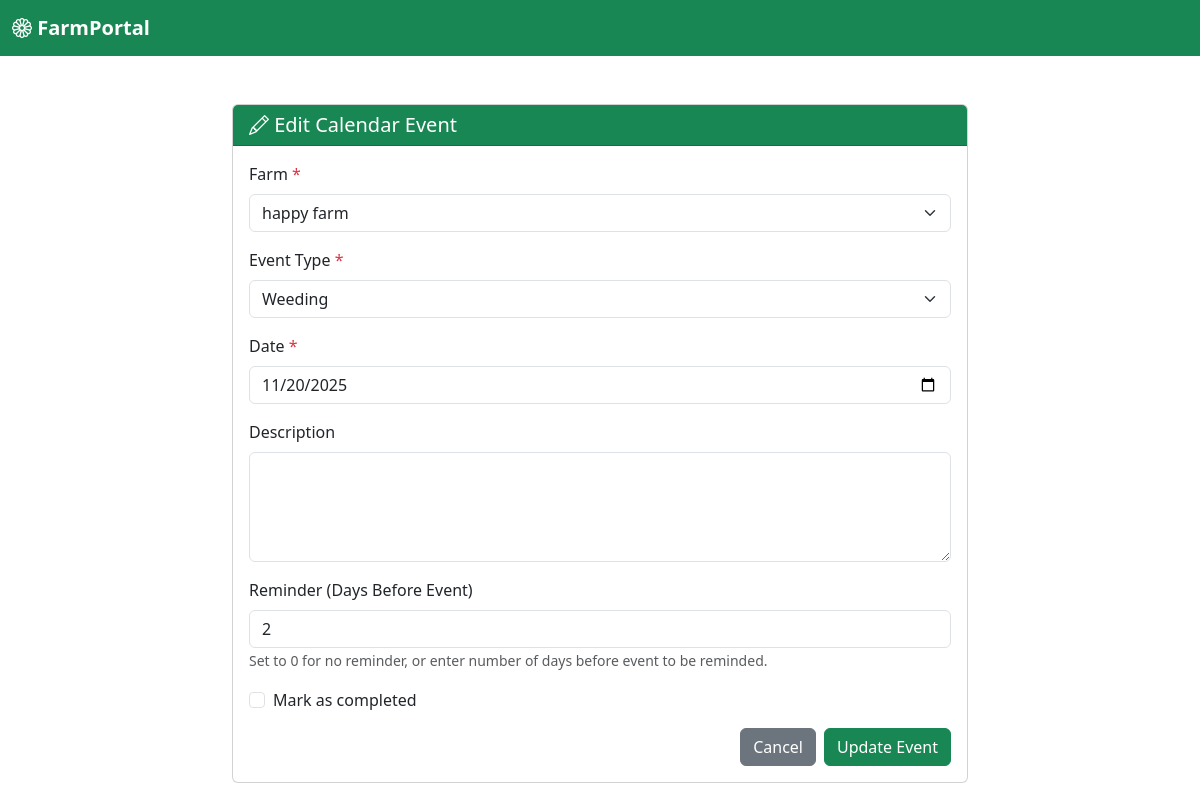
Page /calendar-events/edit/1/ (signed in) on the committed database.
### home/models.py (models this page shows, shortened)
class CropCalendar(models.Model):
    EVENT_TYPE_CHOICES = [
        ('watering', 'Watering'),
        ('fertilizing', 'Fertilizing'),
        ('pest_control', 'Pest Control'),
        ('weeding', 'Weeding'),
        ('pruning', 'Pruning'),
        ('harvesting', 'Harvesting'),
        ('soil_test', 'Soil Test'),
        ('irrigation', 'Irrigation'),
        ('planting', 'Planting'),
        ('transplanting', 'Transplanting'),
        ('other', 'Other'),
    ]
    user = models.ForeignKey(User, on_delete=models.CASCADE, related_name='crop_calendar_events')
    farm = models.ForeignKey(Farm, on_delete=models.CASCADE, related_name='calendar_events')
    event_type = models.CharField(max_length=50, choices=EVENT_TYPE_CHOICES)
    date = models.DateField()
    description = models.TextField(blank=True, null=True)
    reminder_days = models.IntegerField(default=0, help_text="Days before event to send reminder (0 = no reminder)")
    completed = models.BooleanField(default=False)
    created_at = models.DateTimeField(auto_now_add=True)
    updated_at = models.DateTimeField(auto_now=True)
    class Meta:
        ordering = ['date', 'event_type']
        verbose_name_plural = 'Crop Calendar Events'

class Farm(models.Model):
    user = models.ForeignKey(User, on_delete=models.CASCADE, related_name='farms')
    farm_name = models.CharField(max_length=200)
    location = models.TextField()
    crop_type = models.CharField(max_length=200)
    area = models.DecimalField(max_digits=10, decimal_places=2, help_text="Area in acres or hectares")
    area_unit = models.CharField(max_length=20, choices=[('acres', 'Acres'), ('hectares', 'Hectares')], default='acres')
    start_date = models.DateField()
    end_date = models.TextField(help_text="Expected harvest or end date")
    created_at = models.DateTimeField(auto_now_add=True)
    updated_at = models.DateTimeField(auto_now=True)
    class Meta:
        ordering = ['-created_at']

### home/views.py (the view, shortened to what this page needs)
# urls.py: path('calendar-events/edit/<int:event_id>/', views.edit_calendar_event, name='edit_calendar_event'),
@login_required
def edit_calendar_event(request, event_id):
    from . import models
    try:
        event = models.CropCalendar.objects.get(id=event_id, user=request.user)
    except models.CropCalendar.DoesNotExist:
        messages.error(request, 'Calendar event not found.')
        return redirect('calendar_events_list')
    user_farms = models.Farm.objects.filter(user=request.user)
    context = {
        'event': event,
        'user_farms': user_farms,
    }
    return render(request, 'home/edit_calendar_event.html', context)

### templates/home/edit_calendar_event.html (shortened to what this page needs)
{% load static %}
<!DOCTYPE html>
<html lang="en">
<head>
    <link href="https://cdn.jsdelivr.net/npm/bootstrap@5.3.0/dist/css/bootstrap.min.css" rel="stylesheet">
    <link rel="stylesheet" href="https://cdn.jsdelivr.net/npm/bootstrap-icons@1.10.0/font/bootstrap-icons.css">
</head>
<body>
    <nav class="navbar navbar-expand-lg navbar-dark bg-success">
        <div class="container-fluid">
            <a class="navbar-brand fw-bold" href="{% url 'dashboard' %}"><i class="bi bi-flower1"></i> FarmPortal</a>
        </div>
    </nav>
    <div class="container mt-5">
        <div class="row justify-content-center">
            <div class="col-md-8">
                <div class="card">
                    <div class="card-header bg-success text-white">
                        <h5 class="mb-0"><i class="bi bi-pencil"></i> Edit Calendar Event</h5>
                    </div>
                    <div class="card-body">
                        <form method="POST">
                            <div class="mb-3">
                                <label class="form-label">Farm <span class="text-danger">*</span></label>
                                <select name="farm" class="form-select" required>
                                    {% for farm in user_farms %}
                                    <option value="{{ farm.id }}" {% if farm.id == event.farm.id %}selected{% endif %}>{{ farm.farm_name }}</option>
                                    {% endfor %}
                                </select>
                            </div>
                            <div class="mb-3">
                                <label class="form-label">Event Type <span class="text-danger">*</span></label>
                                <select name="event_type" class="form-select" required>
                                    <option value="weeding" {% if event.event_type == 'weeding' %}selected{% endif %}>Weeding</option>
                                </select>
                            </div>
                            <div class="mb-3">
                                <label class="form-label">Date <span class="text-danger">*</span></label>
                                <input type="date" name="date" class="form-control" value="{{ event.date|date:'Y-m-d' }}" required>
                            </div>
                            <div class="mb-3">
                                <label class="form-label">Description</label>
                                <textarea name="description" class="form-control" rows="4">{{ event.description }}</textarea>
                            </div>
                            <div class="mb-3">
                                <label class="form-label">Reminder (Days Before Event)</label>
                                <input type="number" name="reminder_days" class="form-control" value="{{ event.reminder_days }}" min="0" max="30">
                                <small class="form-text text-muted">Set to 0 for no reminder, or enter number of days before event to be reminded.</small>
                            </div>
                            <div class="mb-3 form-check">
                                <input type="checkbox" name="completed" class="form-check-input" id="completed" {% if event.completed %}checked{% endif %}>
                                <label class="form-check-label" for="completed">Mark as completed</label>
                            </div>
                            <div class="d-grid gap-2 d-md-flex justify-content-md-end">
                                <a href="{% url 'calendar_events_list' %}" class="btn btn-secondary">Cancel</a>
                                <button type="submit" class="btn btn-success">Update Event</button>
                            </div>
                        </form>
                    </div>
                </div>
            </div>
        </div>
    </div>
</body>
</html>

### rows in the picture
CropCalendar: farm "happy farm", event_type "Weeding", date "11/20/2025", reminder_days "2"
